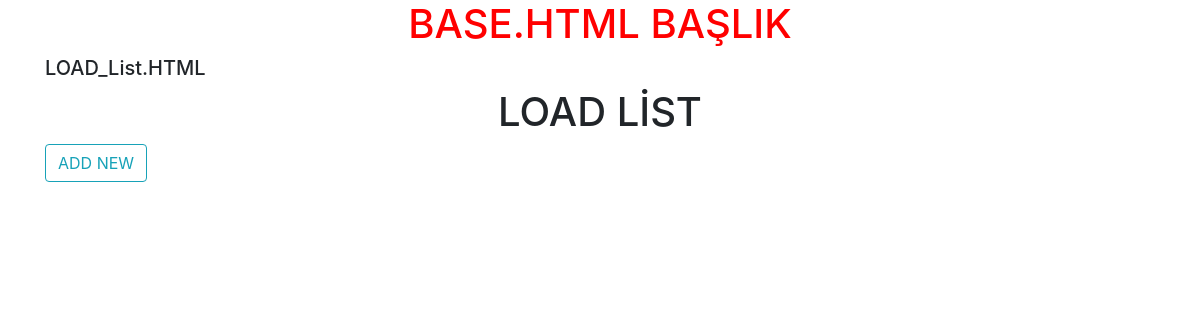
Page /loads/list/ on the earlier database version.
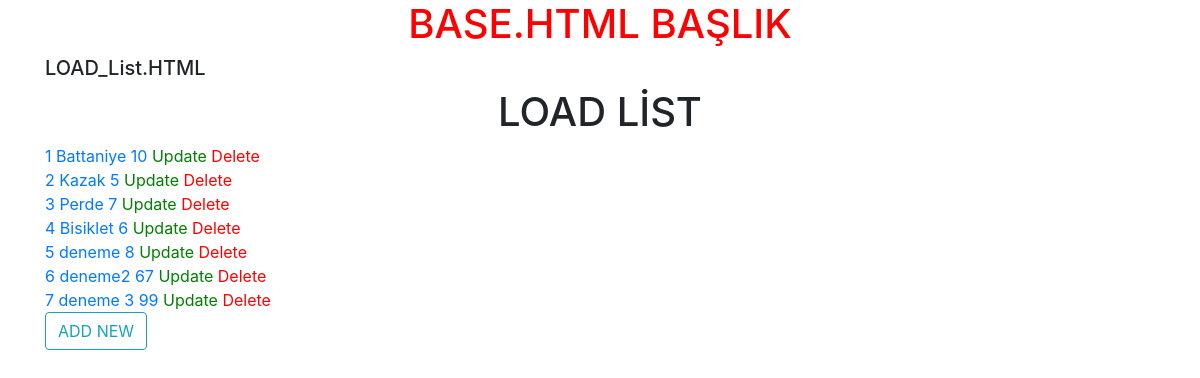
Same page on the later database version.
### loads/models.py (models this page shows)
class Loads(models.Model):
    LOAD_TYPES=[
        ("K", 'Complate'),
        ("P", 'Parsial'),
        ("KP", 'Copm-Pars'),
    ]
    load_name = models.CharField(max_length=30)
    load_type = models.CharField(max_length=2, choices=LOAD_TYPES, default="K")
    weight = models.IntegerField(blank=True, null=True)
    register_date = models.DateTimeField(auto_now_add=True)
    update_date = models.DateTimeField(auto_now=True)
    load_pic = models.ImageField(upload_to='profile_pics', blank=True)
    class Meta:
        verbose_name_plural = "Yükler"
    def __str__(self):
        return f"{self.id} {self.load_name} {self.weight}"

### loads/views.py (the view)
# urls.py: path('list/', LoadsListView.as_view(), name='load_list'),
class LoadsListView(ListView):
    model = Loads
    template_name = "loads/loads_list.html"
    context_object_name = "loads"
    paginate_by = 10
    def get_context_data(self, **kwargs):
        context = super().get_context_data(**kwargs)
        context['loads'] = Loads.objects.all()
        return context

### loads/templates/loads/loads_list.html
{% extends 'base/base.html' %}
{% block content %}
<h5>LOAD_List.HTML</h5>
<h1 style="text-align: center;">LOAD LİST</h1>
{% for load in loads %}
<div style="color: blue;"><a href="detail/{{load.id}}">{{load}}</a> <a style="color: green;" href="update/{{load.id}}"> Update </a> <a style="color: red;" href="delete/{{load.id}}">Delete</a> </div>
{% endfor %}
<a class="w-full flex flex-auto" href="add/">
    <button type="button"  class="btn btn-outline-info bg-red justify-center">ADD NEW</button></a>
{% endblock %}

### templates/base/base.html (shortened to what this page needs)
<!DOCTYPE html>
{% load static %}
<html lang="en">
<head>
    <link rel="stylesheet" href="https://cdn.jsdelivr.net/npm/bootstrap@4.6.1/dist/css/bootstrap.min.css">
</head>
<body>
<div class="container">
    <h1 style="text-align: center; color: red">BASE.HTML BAŞLIK</h1>
    {% block content %}
    {% endblock content %}
</div>
</body>
</html>

Differences in the rows shown:
added Loads: id+load_name+weight "1 Battaniye 10"
added Loads: id+load_name+weight "2 Kazak 5"
added Loads: id+load_name+weight "3 Perde 7"
added Loads: id+load_name+weight "4 Bisiklet 6"
added Loads: id+load_name+weight "5 deneme 8"
added Loads: id+load_name+weight "6 deneme2 67"
added Loads: id+load_name+weight "7 deneme 3 99"
